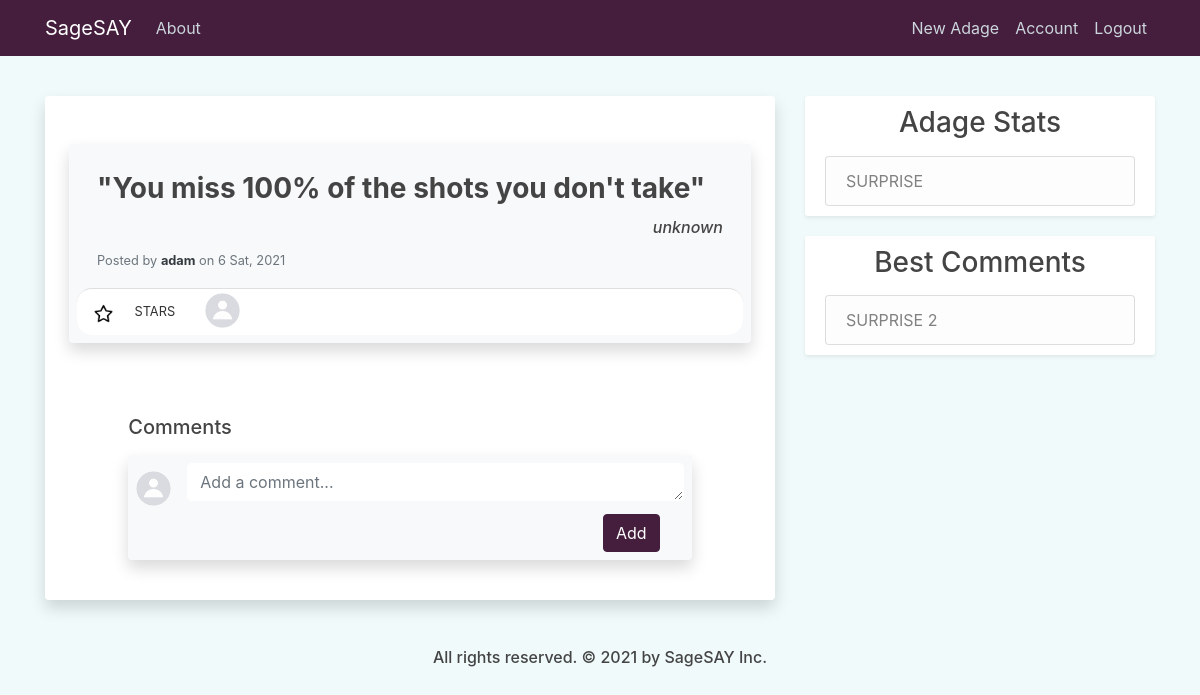
Before: /post/10 (signed in) with the older database file.
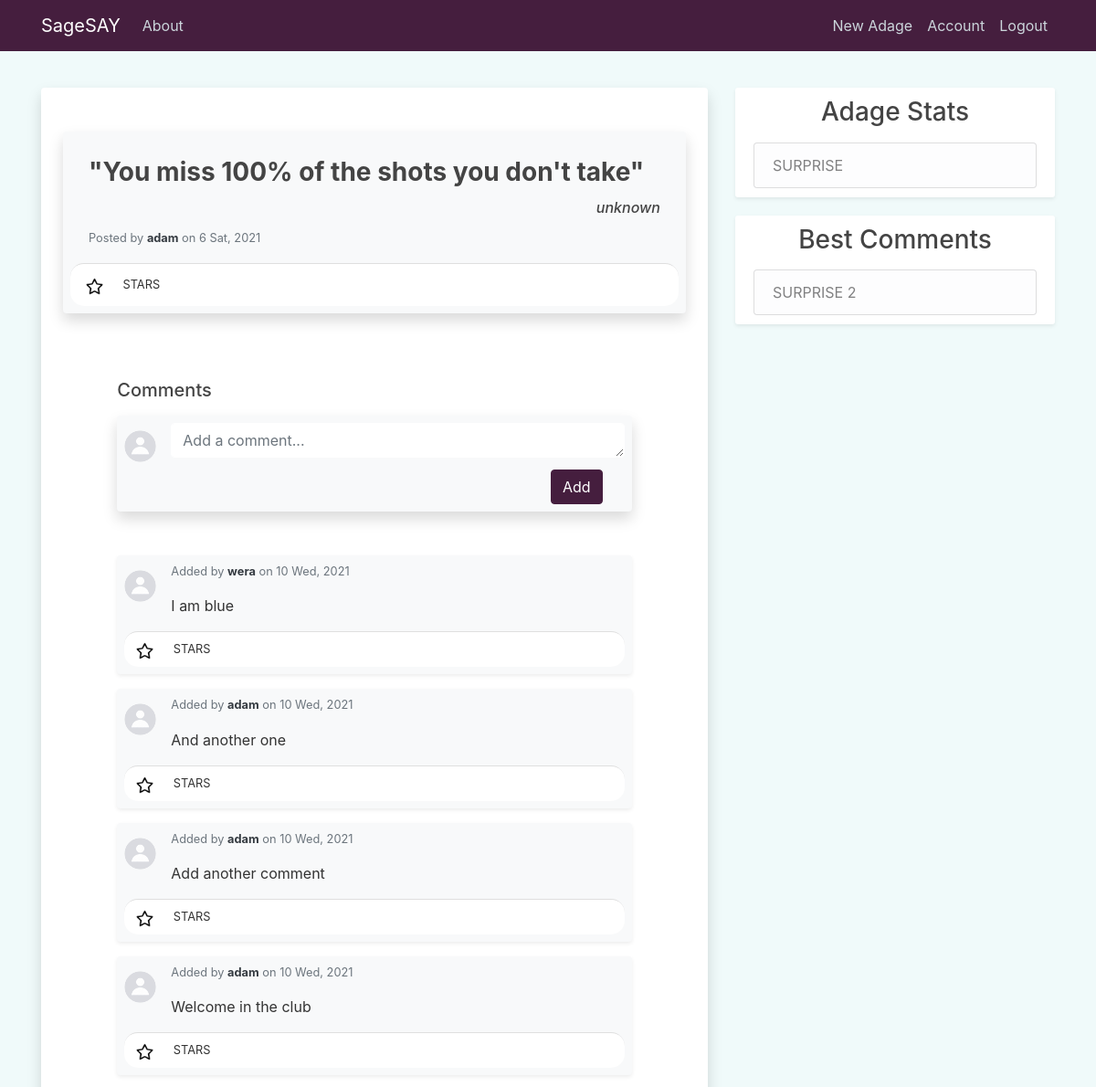
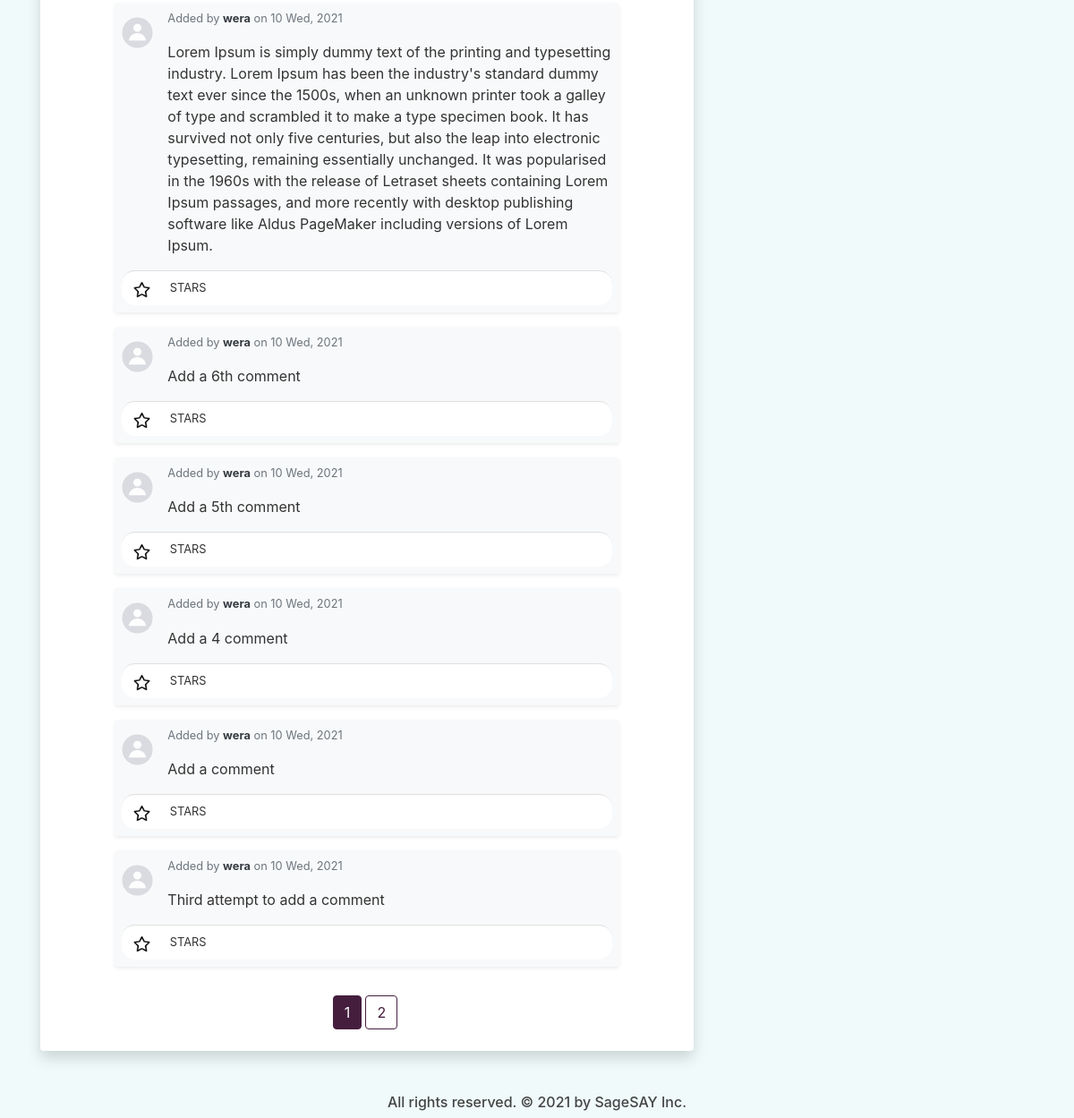
After: the same page with the newer database file (2 pictures, top to bottom).
### quotes_app/models.py (models this page shows, shortened)
class Post(db.Model):
    id = db.Column(db.Integer, primary_key=True)
    author = db.Column(db.String(100), nullable=False, default='Anonymous')
    content = db.Column(db.Text, nullable=False)
    date_posted = db.Column(db.DateTime, nullable=False, default=dt.utcnow)
    user_id = db.Column(db.Integer, db.ForeignKey('user.id'), nullable=False)
    comments = db.relationship('Comment', backref='comment_post', lazy=True)
    likes = db.relationship('Like', backref='like_post', lazy=True)

class User(db.Model, UserMixin):
    id = db.Column(db.Integer, primary_key=True)
    username = db.Column(db.String(20), unique=True, nullable=False)
    email = db.Column(db.String(120), unique=True, nullable=False)
    image_file = db.Column(db.String(20), nullable=False, default='default.jpg')
    password = db.Column(db.String(60), nullable=False)
    posts = db.relationship('Post', backref='posted_by', lazy=True)
    comments = db.relationship('Comment', backref='comment_author', lazy=True)
    likes = db.relationship('Like', backref='like_author', lazy=True)
    more_info = db.relationship('MoreInfoUser', backref='info_author', lazy=True)
    like_comments = db.relationship('LikeComment', backref='like_comment_author', lazy=True)

class Comment(db.Model):
    id = db.Column(db.Integer, primary_key=True)
    content = db.Column(db.Text, nullable=False)
    date_comment = db.Column(db.DateTime, nullable=False, default=dt.utcnow)
    user_id = db.Column(db.Integer, db.ForeignKey('user.id'), nullable=False)
    post_id = db.Column(db.Integer, db.ForeignKey('post.id'), nullable=False)
    likes = db.relationship('LikeComment', backref='comment', lazy=True)

### quotes_app/posts/routes.py (the view, shortened to what this page needs)
@posts.route("/post/<int:post_id>", methods=['GET', 'POST'])
@login_required
def post(post_id):
    post = Post.query.get_or_404(post_id)
    form = CommentForm()
    page = request.args.get('page', 1, type=int)
    comment_id = request.args.get('starc', type=int)
    post_id = request.args.get('starp', type=int)
    if post_id:
        update_like_table(current_user, post_id)
    if comment_id:
        update_like_comment_table(current_user, comment_id)
    comments = Comment.query.filter_by(comment_post=post).order_by(Comment.date_comment.desc())\
        .paginate(page=page, per_page=10)
    post_data = prepare_post_display(post, 8)
    comments_data = prepare_comments_display(comments, 8)
    return render_template('post.html', title='Adage Page', post_data=post_data, form=form,
        comments=comments, comments_data=comments_data)

### quotes_app/posts/forms.py
class CommentForm(FlaskForm):
    content = TextAreaField('Content', validators=[DataRequired()])
    submit = SubmitField('Add')

### quotes_app/models.py (called while the page is built)
@login_manager.user_loader
def user_loader(user_id):
    return User.query.get(int(user_id))

### quotes_app/posts/utils.py (called while the page is built)
def prepare_post_display(post, size):
    post_info = []
    likes = Like.query.filter_by(like_post=post).limit(size).all()
    for like in likes:
        post_info.append(User.query.get(like.user_id))
    post_info.append(post)
    starred = None
    starred = Like.query.filter_by(like_post=post, like_author=current_user).first()
    if starred:
        post_info.append(True)
    else:
        post_info.append(False)
    return post_info

def prepare_comments_display(comments, size):
    comments_data = []
    for comment in comments.items:
        comment_info = []
        likes = LikeComment.query.filter_by(comment=comment).limit(size).all()
        for like in likes:
            comment_info.append(User.query.get(like.user_id))
        comment_info.append(comment)
        starred = None
        starred = LikeComment.query.filter_by(comment=comment, like_comment_author=current_user).first()
        if starred:
            comment_info.append(True)
        else:
            comment_info.append(False)
        comments_data.append(comment_info)
    return comments_data

### quotes_app/templates/post.html (shortened to what this page needs)
{% extends "layout.html" %}
{% block content %}
<div class="col-md-8 pb-4">
    <div class="mx-auto">
        <div class="container pt-5 px-4 bg-white shadow rounded overflow-hidden">
            <div class="p-2 mb-4 rounded shadow bg-light">
                <div class="card-body">
                    <div class="row">
                        <div class="col-12 link-post-content">
                            <h3 class="card-title "><b>"{{ post_data[-2].content }}"</b></h3>
                        </div>
                        <div class="col-12 d-flex justify-content-end text-center">
                            <h6><i>{{ post_data[-2].author }}</i></h6>
                        </div>
                        <div class="col">
                            <h6 class="card-subtitle mt-2 text-muted">
                                <p class="card-text text-muted small"> Posted by <a href="{{ url_for('users.user_profile', username=post_data[-2].posted_by.username) }}" class="font-weight-bold text-dark"> {{ post_data[-2].posted_by.username }}</a> on {{ post_data[-2].date_posted.strftime('%-d %a, %Y') }}</p>
                            </h6>
                        </div>
                    </div>
                </div>
                <div class="card-footer bg-white p-1">
                    <div class="row">
                        <div class="col-md-auto ">
                            <a href="{{ url_for('posts.post', post_id=post_data[-2].id, page=comments.page, starp=post_data[-2].id) }}" class="btn btn-outlined btn-black text-muted bg-transparent" data-wow-delay="0.7s">
                            {% if post_data[-1] == True %}
                                <img src="{{ url_for('static', filename='christmas-star.png') }}" class="mr-1" width="19" height="19">
                            {% else %}
                                <img src="{{ url_for('static', filename='star.png') }}" class="mr-1" width="19" height="19">
                            {% endif %}
                            </a>
                            <small>STARS</small>
                        </div>
                        <div class="col-md-auto">
                            <ul class="list-inline mb-0">
                                {% for user in post_data[:-2] %}
                                <li class="list-inline-item">
                                    <a href="{{ url_for('users.user_profile', username=user.username) }}" >
                                        <img src="{{ url_for('static', filename='profile_pics/' + user.image_file) }}" alt="DP" class="rounded-circle" width="35" height="35">
                                    </a>
                                </li>
                                {% endfor %}
                            </ul>
                        </div>
                    </div>
                </div>
            </div>
            <div class="container px-0 pt-5">
                <div class="row justify-content-center">
                    <div class="col-lg-10">
                        <div class="d-flex align-items-center justify-content-between mb-3">
                            <h5 class="mb-0">Comments</h5>
                        </div>
                        <form method="POST" action="" enctype="multipart/form-data">
                            <fieldset class="form-group">
                                <div class="p-2 rounded shadow bg-light">
                                    <div class="media">
                                        <a href="{{ url_for('users.user_profile', username=current_user.username) }}">
                                            <img class="mt-2 mr-3 rounded-circle" src="{{ url_for('static', filename='profile_pics/' + current_user.image_file) }}" alt="DP" width="35" height="35">
                                        </a>
                                        <div class="media-body">
                                            {% if form.content.errors %}
                                                {{ form.content(rows="1", class="form-control form-control-lg is-invalid") }}
                                                <div class="invalid-feedback">
                                                    {% for error in form.content.errors %}
                                                        <span>{{ error }}</span>
                                                    {% endfor %}
                                                </div>
                                            {% else %}
                                                {{ form.content(rows="1", class="form-control form-lg", placeholder='Add a comment...') }}
                                            {% endif %}
                                        </div>
                                    </div>
                                    <div class="d-flex form-group mb-0 mt-2 mr-4 justify-content-end">
                                        {{ form.submit(class="btn btn-violet") }}
                                    </div>
                                </div>
                            </fieldset>
                        </form>
                    </div>
                </div>
            </div>
            <div class="container pt-4 px-0">
                {% for comment in comments_data %}
                <div class="row justify-content-center py-2">
                    <div class="col-lg-10">
                        <div class="p-2 rounded shadow-sm bg-light">
                            <div class="media">
                                <a href="{{ url_for('users.user_profile', username=current_user.username) }}">
                                    <img class="mt-2 mr-3 rounded-circle" src="{{ url_for('static', filename='profile_pics/' + current_user.image_file) }}" alt="DP" width="35" height="35">
                                </a>
                                <div class="media-body">
                                    <p class="text-muted small"> Added by <a href="{{ url_for('users.user_profile', username=comment[-2].comment_author.username) }}" class="font-weight-bold text-dark"> {{ comment[-2].comment_author.username }}</a> on {{ comment[-2].date_comment.strftime('%-d %a, %Y') }}</p>
                                    {{comment[-2].content | safe}}
                                </div>
                            </div>
                            <div class="card-footer bg-white mt-3 p-0">
                                <div class="row">
                                    <div class="col-md-auto ">
                                        <a href="{{ url_for('posts.post', post_id=post_data[-2].id, page=comments.page, starc=comment[-2].id) }}" class="btn btn-outlined btn-black text-muted bg-transparent" data-wow-delay="0.7s">
                                        {% if comment[-1] == True %}
                                            <img src="{{ url_for('static', filename='christmas-star.png') }}" class="mr-1" width="19" height="19">
                                        {% else %}
                                            <img src="{{ url_for('static', filename='star.png') }}" class="mr-1" width="19" height="19">
                                        {% endif %}
                                        </a>
                                        <small>STARS</small>
                                    </div>
                                    <div class="col-md-auto">
                                    </div>
                                </div>
                            </div>
                        </div>
                    </div>
                </div>
                {% endfor %}
                <div class="container d-flex justify-content-center">
                    {% for page_num in comments.iter_pages(left_edge=1, right_edge=1, left_current=1, right_current=2) %}
                        {% if page_num %}
                            {% if comments.page == page_num %}
                            <a class="mt-4 mb-4 mr-1 btn btn-violet" href="{{ url_for('posts.post', post_id=post_data[-2].id, page=page_num) }}">{{ page_num }}</a>
                            {% else %}
                                <a class=" mt-4 mb-4 mr-1 btn btn-outline-violet" href="{{ url_for('posts.post', post_id=post_data[-2].id, page=page_num) }}">{{ page_num }}</a>
                            {% endif %}
                        {% else %}
                            ...
                        {% endif %}
                    {% endfor %}
                </div>
            </div>
        </div>
    </div>
</div>
<div class="col-md-4">
    <div class="content-section shadow-sm">
        <div class="mb-3 text-center">
            <h3>Adage Stats</h3>
        </div>
        <ul class="list-group">
            <a href="{{ url_for('posts.new_post') }}">
                <li class="list-group-item list-group-item-light">SURPRISE</li>
            </a>
        </ul>
    </div>
    <div class="content-section shadow-sm">
        <div class="mb-3 text-center">
            <h3>Best Comments</h3>
        </div>
        <ul class="list-group">
            <a href="{{ url_for('posts.new_post') }}">
                <li class="list-group-item list-group-item-light">SURPRISE 2</li>
            </a>
        </ul>
    </div>
</div>
{% endblock content %}

### quotes_app/templates/layout.html (shortened to what this page needs)
<!doctype html>
<html lang="en">
  <head>
    <link rel="stylesheet" href="https://stackpath.bootstrapcdn.com/bootstrap/4.3.1/css/bootstrap.min.css">
    <link rel="stylesheet" type="text/css" href="{{ url_for('static', filename='main.css') }}">
  </head>
  <body>
    <header class="site-header">
        <nav class="navbar navbar-expand-md navbar-dark bg-violet fixed-top">
            <div class="container">
                <a class="navbar-brand" href="{{ url_for('main.home') }}">SageSAY</a>
                <div class="collapse navbar-collapse" id="navbarNav">
                    <div class="navbar-nav mr-auto">
                        <a class="nav-item nav-link" href="#">About</a>
                    </div>
                    <div class="navbar-nav">
                        {% if current_user.is_authenticated %}
                            <a class="nav-item nav-link" href="{{ url_for('posts.new_post') }}">New Adage</a>
                            <a class="nav-item nav-link" href="{{ url_for('users.user_profile', username=current_user.username) }}">Account</a>
                            <a class="nav-item nav-link" href="{{ url_for('users.logout') }}">Logout</a>
                        {% else %}
                            <a class="nav-item nav-link" href="{{ url_for('users.login') }}">Login</a>
                            <a class="nav-item nav-link" href="{{ url_for('users.register') }}">Register</a>
                        {% endif %}
                    </div>
                </div>
            </div>
        </nav>
    </header>
    <main role="main" class="container mt-80">
        <div class="row justify-content-center">
            {% block content %}{% endblock content %}
        </div>
    </main>
    <div class="footer pt-4">
        <h6 class="mx-auto">All rights reserved. &#169; 2021 by SageSAY Inc.</h6>
    </div>
  </body>
</html>

### quotes_app/static/main.css (style rules this page uses)
body { background: #f0fafa; color: #333333; margin-top: 6rem; }
h1, h2, h3, h4, h5, h6 { color: #444444; }
.bg-violet { background-color: #451e3e; }
.btn-outline-violet { color: #451e3e; border-color: #451e3e; }
.btn-violet { color: white; border-color: #451e3e; background-color: #451e3e; }
.list-group a { text-decoration: none; }
.site-header .navbar-nav .nav-link { color: #cbd5db; }
.content-section { background: #ffffff; padding: 10px 20px; border-radius: 3px; margin-bottom: 20px; }
.footer { width: 100%; text-align: center; }
.card-footer:last-child { border-radius: 15px; }
.form-control { border-color: white; -webkit-box-shadow: none; box-shadow: none; }

Changed rows visible on the page:
no longer on this page (row unchanged): User: image_file (picture)
added Comment: image_file (placeholder picture), username "wera", date_comment "10 Wed, 2021", content "I am blue"
added Comment: image_file (placeholder picture), username "adam", date_comment "10 Wed, 2021", content "And another one"
added Comment: image_file (placeholder picture), username "adam", date_comment "10 Wed, 2021", content "Add another comment"
added Comment: image_file (placeholder picture), username "adam", date_comment "10 Wed, 2021", content "Welcome in the club"
added Comment: image_file (placeholder picture), username "wera", date_comment "10 Wed, 2021", content "Lorem Ipsum is simply dummy text of the printing and typesetting industry. Lorem Ipsum has been the industry's standard dummy text ever since the 1500s, when an unknown printer took a galley of type and scrambled it to make a type specimen book. It has survived not only five centuries, but also the leap into electronic typesetting, remaining essentially unchanged. It was popularised in the 1960s with the release of Letraset sheets containing Lorem Ipsum passages, and more recently with desktop publishing software like Aldus PageMaker including versions of Lorem Ipsum."
added Comment: image_file (placeholder picture), username "wera", date_comment "10 Wed, 2021", content "Add a 6th comment"
added Comment: image_file (placeholder picture), username "wera", date_comment "10 Wed, 2021", content "Add a 5th comment"
added Comment: image_file (placeholder picture), username "wera", date_comment "10 Wed, 2021", content "Add a 4 comment"
added Comment: image_file (placeholder picture), username "wera", date_comment "10 Wed, 2021", content "Add a comment"
added Comment: image_file (placeholder picture), username "wera", date_comment "10 Wed, 2021", content "Third attempt to add a comment"
Other visible differences:
new list line: "1"
new list line: "2"
